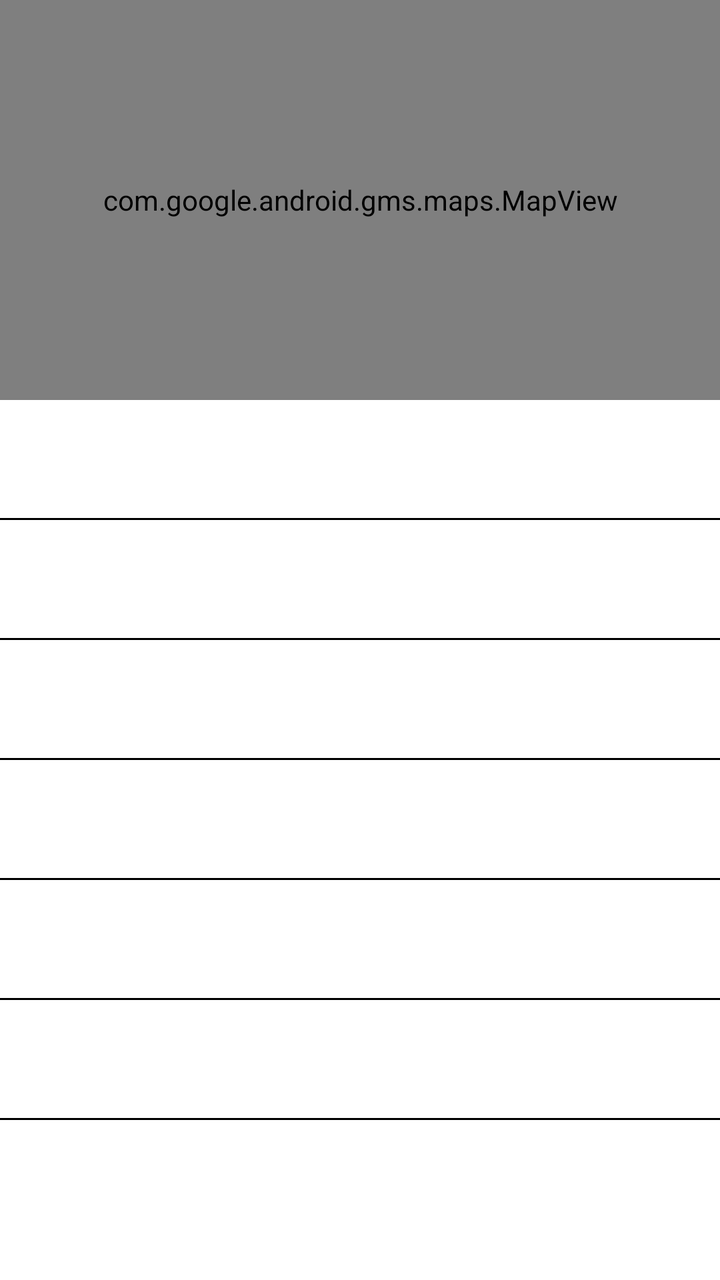
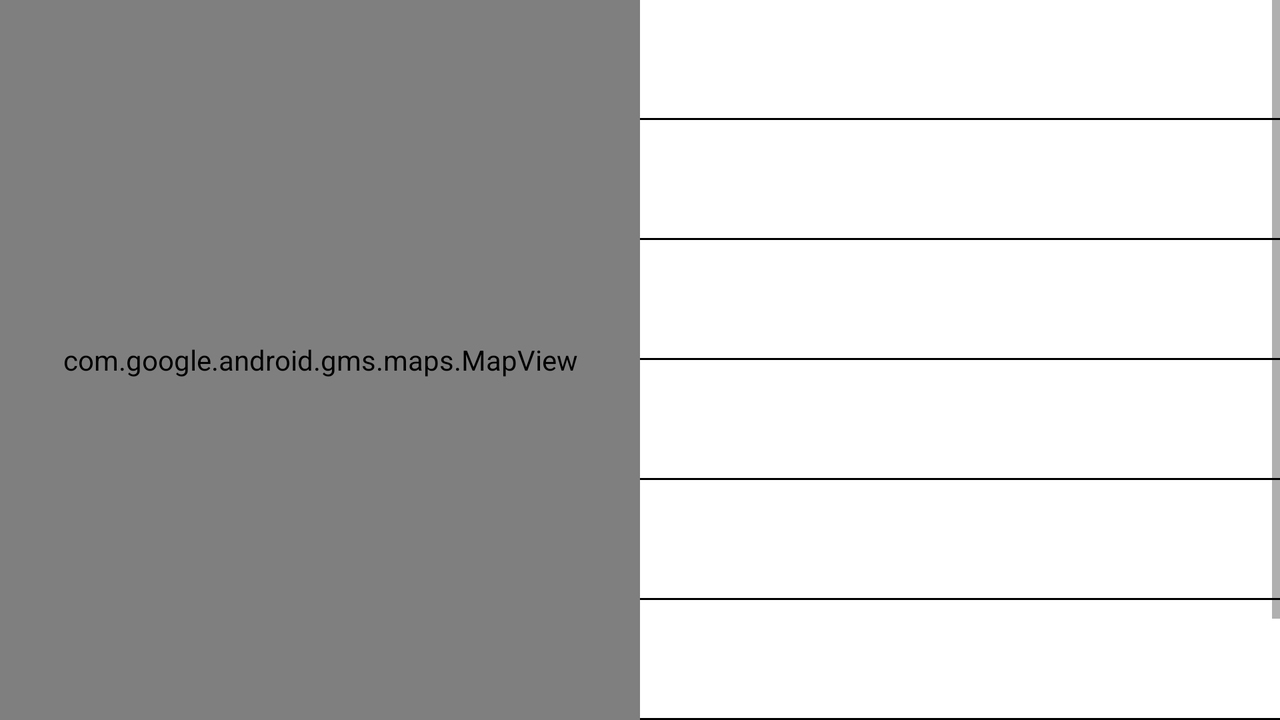

An Android layout and its configuration variant, each rendered on a device that would load it. The default file and the variant file are quoted in full after the pictures.
<!-- AndroidManifest.xml: application theme AppThemeLight -->
<!-- res/layout/fragment_park_details.xml -->
<?xml version="1.0" encoding="utf-8"?>
<RelativeLayout
    xmlns:android="http://schemas.android.com/apk/res/android"
    android:id="@+id/constraint"
    android:layout_width="match_parent"
    android:layout_height="match_parent"
    >

    <com.google.android.gms.maps.MapView
        android:id="@+id/map_view_park_details"
        android:layout_width="match_parent"
        android:layout_height="200dp" />

    <ScrollView
        xmlns:android="http://schemas.android.com/apk/res/android"
        xmlns:tools="http://schemas.android.com/tools"
        android:id="@+id/scroll"
        android:layout_width="match_parent"
        android:layout_height="wrap_content"
        tools:context=".ui.fragments.ParkDetailsFragment"
        android:layout_below="@+id/map_view_park_details">

        <LinearLayout
            android:layout_width="match_parent"
            android:layout_height="match_parent"
            android:orientation="vertical">

            <LinearLayout
                android:layout_width="match_parent"
                android:layout_height="wrap_content"
                android:layout_weight="1"
                android:orientation="horizontal"
                android:weightSum="2">

                <TextView
                    android:id="@+id/pName"
                    android:layout_width="match_parent"
                    android:layout_height="wrap_content"
                    android:layout_weight="1"
                    android:gravity="start"
                    android:padding="16dp"
                    android:textColor="?attr/textColor"
                    android:textSize="20sp"
                    android:textStyle="bold" />

                <TextView
                    android:id="@+id/park_name"
                    android:layout_width="match_parent"
                    android:layout_height="wrap_content"
                    android:layout_weight="1"
                    android:gravity="end"
                    android:padding="16dp"
                    android:textColor="?attr/textColor"
                    android:textSize="20sp" />
            </LinearLayout>

            <TableRow
                android:id="@+id/line"
                android:layout_width="match_parent"
                android:layout_height="1dp"
                android:background="?attr/textColor"
                android:padding="16dp" />

            <LinearLayout
                android:layout_width="match_parent"
                android:layout_height="wrap_content"
                android:layout_weight="1"
                android:orientation="horizontal"
                android:weightSum="2">

                <TextView
                    android:id="@+id/pCoordinates"
                    android:layout_width="match_parent"
                    android:layout_height="wrap_content"
                    android:layout_weight="1"
                    android:gravity="start"
                    android:padding="16dp"
                    android:textColor="?attr/textColor"
                    android:textSize="20sp"
                    android:textStyle="bold" />

                <TextView
                    android:id="@+id/coordinates"
                    android:layout_width="match_parent"
                    android:layout_height="wrap_content"
                    android:layout_weight="1"
                    android:gravity="end"
                    android:padding="16dp"
                    android:textColor="?attr/textColor"
                    android:textSize="20sp" />
            </LinearLayout>

            <TableRow
                android:id="@+id/linex"
                android:layout_width="match_parent"
                android:layout_height="1dp"
                android:background="?attr/textColor"
                android:padding="16dp" />

            <LinearLayout
                android:layout_width="match_parent"
                android:layout_height="wrap_content"
                android:layout_weight="1"
                android:orientation="horizontal"
                android:weightSum="2">

                <TextView
                    android:id="@+id/pDistance"
                    android:layout_width="match_parent"
                    android:layout_height="wrap_content"
                    android:layout_weight="1"
                    android:gravity="start"
                    android:padding="16dp"
                    android:textColor="?attr/textColor"
                    android:textSize="20sp"
                    android:textStyle="bold" />

                <TextView
                    android:id="@+id/distance"
                    android:layout_width="match_parent"
                    android:layout_height="wrap_content"
                    android:layout_weight="1"
                    android:gravity="end"
                    android:padding="16dp"
                    android:textColor="?attr/textColor"
                    android:textSize="20sp" />
            </LinearLayout>

            <TableRow
                android:id="@+id/line2"
                android:layout_width="match_parent"
                android:layout_height="1dp"
                android:background="?attr/textColor"
                android:padding="16dp" />

            <LinearLayout
                android:layout_width="match_parent"
                android:layout_height="wrap_content"
                android:layout_weight="1"
                android:orientation="horizontal"
                android:weightSum="2">

                <TextView
                    android:id="@+id/pOccupation"
                    android:layout_width="match_parent"
                    android:layout_height="wrap_content"
                    android:layout_weight="1"
                    android:gravity="start"
                    android:padding="16dp"
                    android:textColor="?attr/textColor"
                    android:textSize="20sp"
                    android:textStyle="bold" />

                <TextView
                    android:id="@+id/occupation"
                    android:layout_width="match_parent"
                    android:layout_height="wrap_content"
                    android:layout_weight="1"
                    android:gravity="end"
                    android:padding="16dp"
                    android:textColor="?attr/textColor"
                    android:textSize="20sp" />
            </LinearLayout>

            <TableRow
                android:id="@+id/line3"
                android:layout_width="match_parent"
                android:layout_height="1dp"
                android:background="?attr/textColor"
                android:padding="16dp" />

            <LinearLayout
                android:layout_width="match_parent"
                android:layout_height="wrap_content"
                android:layout_weight="1"
                android:orientation="horizontal"
                android:weightSum="2">

                <TextView
                    android:id="@+id/pType"
                    android:layout_width="match_parent"
                    android:layout_height="wrap_content"
                    android:layout_weight="1"
                    android:gravity="start"
                    android:padding="16dp"
                    android:textColor="?attr/textColor"
                    android:textSize="20sp"
                    android:textStyle="bold" />

                <TextView
                    android:id="@+id/type"
                    android:layout_width="match_parent"
                    android:layout_height="wrap_content"
                    android:layout_weight="1"
                    android:gravity="end"
                    android:padding="16dp"
                    android:textColor="?attr/textColor"
                    android:textSize="20sp" />
            </LinearLayout>

            <TableRow
                android:id="@+id/line4"
                android:layout_width="match_parent"
                android:layout_height="1dp"
                android:background="?attr/textColor"
                android:padding="16dp" />


            <LinearLayout
                android:layout_width="match_parent"
                android:layout_height="wrap_content"
                android:layout_weight="1"
                android:orientation="horizontal"
                android:weightSum="2">

                <TextView
                    android:id="@+id/pCapacity"
                    android:layout_width="match_parent"
                    android:layout_height="wrap_content"
                    android:layout_weight="1"
                    android:gravity="start"
                    android:padding="16dp"
                    android:textColor="?attr/textColor"
                    android:textSize="20sp"
                    android:textStyle="bold" />

                <TextView
                    android:id="@+id/capacity"
                    android:layout_width="match_parent"
                    android:layout_height="wrap_content"
                    android:layout_weight="1"
                    android:gravity="end"
                    android:padding="16dp"
                    android:textColor="?attr/textColor"
                    android:textSize="20sp" />
            </LinearLayout>


            <TableRow
                android:id="@+id/line5"
                android:layout_width="match_parent"
                android:layout_height="1dp"
                android:background="?attr/textColor"
                android:padding="16dp" />

            <LinearLayout
                android:layout_width="match_parent"
                android:layout_height="wrap_content"
                android:layout_weight="1"
                android:orientation="horizontal"
                android:weightSum="2">

                <TextView
                    android:id="@+id/pLastUpdate"
                    android:layout_width="match_parent"
                    android:layout_height="wrap_content"
                    android:layout_weight="1"
                    android:gravity="start"
                    android:padding="16dp"
                    android:textColor="?attr/textColor"
                    android:textSize="20sp"
                    android:textStyle="bold" />

                <TextView
                    android:id="@+id/lastUpdate"
                    android:layout_width="match_parent"
                    android:layout_height="wrap_content"
                    android:layout_weight="1"
                    android:gravity="end"
                    android:padding="16dp"
                    android:textColor="?attr/textColor"
                    android:textSize="20sp" />
            </LinearLayout>
        </LinearLayout>
    </ScrollView>
</RelativeLayout>
<!-- resources referenced by this layout -->
<resources>
  <style name="AppThemeLight" parent="Theme.MaterialComponents.Light.NoActionBar">
          
          <item name="colorPrimary">@color/colorPrimary</item>
          <item name="colorPrimaryDark">@color/colorPrimaryDark</item>
          <item name="colorAccent">@color/colorAccent</item>
          <item name="backgroundColor">@color/white</item>
          <item name="textColor">@color/black</item>
          <item name="fabColor">@color/colorPrimary</item>
          <item name="cardColor">@color/light_grey</item>
          <item name="emelColor">@color/transparent</item>
          <item name="iconColor">@color/black</item>
          <item name="formColor">@color/colorPrimary</item>
          <item name="placeholderTextColor">@color/placeholder_grey</item>
          <item name="titleTextColor">@color/colorPrimary</item>
          <item name="drawerColor">@color/colorPrimary</item>
          <item name="backgroundDialogColor">@color/white</item>
      </style>
  <color name="colorPrimary">#30567f</color>
  <color name="colorPrimaryDark">#30567f</color>
  <color name="colorAccent">#30567f</color>
  <color name="white">#FFFFFF</color>
  <color name="black">#000000</color>
  <color name="light_grey">#F8F8F8</color>
  <color name="transparent">#00FFFFFF</color>
  <color name="placeholder_grey">#818181</color>
</resources>
<!-- res/layout-land/fragment_park_details.xml (the author's variant of the layout above) -->
<!-- drawn on the phone turned sideways -->
<?xml version="1.0" encoding="utf-8"?>
<RelativeLayout xmlns:android="http://schemas.android.com/apk/res/android"
    xmlns:app="http://schemas.android.com/apk/res-auto"
    android:layout_width="match_parent"
    android:layout_height="match_parent">

    <LinearLayout
        android:layout_width="match_parent"
        android:layout_height="match_parent"
        android:weightSum="2"
        android:orientation="horizontal">

        <com.google.android.gms.maps.MapView
            android:id="@+id/map_view_park_details"
            android:layout_width="match_parent"
            android:layout_height="match_parent"
            android:layout_weight="1"/>

        <ScrollView
            xmlns:android="http://schemas.android.com/apk/res/android"
            xmlns:tools="http://schemas.android.com/tools"
            android:id="@+id/scroll"
            android:layout_width="match_parent"
            android:layout_height="match_parent"
            tools:context=".ui.fragments.ParkDetailsFragment"
            android:layout_weight="1">

            <LinearLayout
                android:layout_width="match_parent"
                android:layout_height="match_parent"
                android:orientation="vertical">

                <LinearLayout
                    android:layout_width="match_parent"
                    android:layout_height="wrap_content"
                    android:layout_weight="1"
                    android:orientation="horizontal"
                    android:weightSum="2">

                    <TextView
                        android:id="@+id/pName"
                        android:layout_width="match_parent"
                        android:layout_height="wrap_content"
                        android:layout_weight="1"
                        android:gravity="start"
                        android:padding="16dp"
                        android:textColor="?attr/textColor"
                        android:textSize="20sp"
                        android:textStyle="bold" />

                    <TextView
                        android:id="@+id/park_name"
                        android:layout_width="match_parent"
                        android:layout_height="wrap_content"
                        android:layout_weight="1"
                        android:gravity="end"
                        android:padding="16dp"
                        android:textColor="?attr/textColor"
                        android:textSize="20sp" />
                </LinearLayout>

                <TableRow
                    android:id="@+id/line"
                    android:layout_width="match_parent"
                    android:layout_height="1dp"
                    android:background="?attr/textColor"
                    android:padding="16dp" />

                <LinearLayout
                    android:layout_width="match_parent"
                    android:layout_height="wrap_content"
                    android:layout_weight="1"
                    android:orientation="horizontal"
                    android:weightSum="2">

                    <TextView
                        android:id="@+id/pCoordinates"
                        android:layout_width="match_parent"
                        android:layout_height="wrap_content"
                        android:layout_weight="1"
                        android:gravity="start"
                        android:padding="16dp"
                        android:textColor="?attr/textColor"
                        android:textSize="20sp"
                        android:textStyle="bold" />

                    <TextView
                        android:id="@+id/coordinates"
                        android:layout_width="match_parent"
                        android:layout_height="wrap_content"
                        android:layout_weight="1"
                        android:gravity="end"
                        android:padding="16dp"
                        android:textColor="?attr/textColor"
                        android:textSize="20sp" />
                </LinearLayout>

                <TableRow
                    android:id="@+id/linex"
                    android:layout_width="match_parent"
                    android:layout_height="1dp"
                    android:background="?attr/textColor"
                    android:padding="16dp" />

                <LinearLayout
                    android:layout_width="match_parent"
                    android:layout_height="wrap_content"
                    android:layout_weight="1"
                    android:orientation="horizontal"
                    android:weightSum="2">

                    <TextView
                        android:id="@+id/pDistance"
                        android:layout_width="match_parent"
                        android:layout_height="wrap_content"
                        android:layout_weight="1"
                        android:gravity="start"
                        android:padding="16dp"
                        android:textColor="?attr/textColor"
                        android:textSize="20sp"
                        android:textStyle="bold" />

                    <TextView
                        android:id="@+id/distance"
                        android:layout_width="match_parent"
                        android:layout_height="wrap_content"
                        android:layout_weight="1"
                        android:gravity="end"
                        android:padding="16dp"
                        android:textColor="?attr/textColor"
                        android:textSize="20sp" />
                </LinearLayout>

                <TableRow
                    android:id="@+id/line2"
                    android:layout_width="match_parent"
                    android:layout_height="1dp"
                    android:background="?attr/textColor"
                    android:padding="16dp" />

                <LinearLayout
                    android:layout_width="match_parent"
                    android:layout_height="wrap_content"
                    android:layout_weight="1"
                    android:orientation="horizontal"
                    android:weightSum="2">

                    <TextView
                        android:id="@+id/pOccupation"
                        android:layout_width="match_parent"
                        android:layout_height="wrap_content"
                        android:layout_weight="1"
                        android:gravity="start"
                        android:padding="16dp"
                        android:textColor="?attr/textColor"
                        android:textSize="20sp"
                        android:textStyle="bold" />

                    <TextView
                        android:id="@+id/occupation"
                        android:layout_width="match_parent"
                        android:layout_height="wrap_content"
                        android:layout_weight="1"
                        android:gravity="end"
                        android:padding="16dp"
                        android:textColor="?attr/textColor"
                        android:textSize="20sp" />
                </LinearLayout>

                <TableRow
                    android:id="@+id/line3"
                    android:layout_width="match_parent"
                    android:layout_height="1dp"
                    android:background="?attr/textColor"
                    android:padding="16dp" />

                <LinearLayout
                    android:layout_width="match_parent"
                    android:layout_height="wrap_content"
                    android:layout_weight="1"
                    android:orientation="horizontal"
                    android:weightSum="2">

                    <TextView
                        android:id="@+id/pType"
                        android:layout_width="match_parent"
                        android:layout_height="wrap_content"
                        android:layout_weight="1"
                        android:gravity="start"
                        android:padding="16dp"
                        android:textColor="?attr/textColor"
                        android:textSize="20sp"
                        android:textStyle="bold" />

                    <TextView
                        android:id="@+id/type"
                        android:layout_width="match_parent"
                        android:layout_height="wrap_content"
                        android:layout_weight="1"
                        android:gravity="end"
                        android:padding="16dp"
                        android:textColor="?attr/textColor"
                        android:textSize="20sp" />
                </LinearLayout>

                <TableRow
                    android:id="@+id/line4"
                    android:layout_width="match_parent"
                    android:layout_height="1dp"
                    android:background="?attr/textColor"
                    android:padding="16dp" />


                <LinearLayout
                    android:layout_width="match_parent"
                    android:layout_height="wrap_content"
                    android:layout_weight="1"
                    android:orientation="horizontal"
                    android:weightSum="2">

                    <TextView
                        android:id="@+id/pCapacity"
                        android:layout_width="match_parent"
                        android:layout_height="wrap_content"
                        android:layout_weight="1"
                        android:gravity="start"
                        android:padding="16dp"
                        android:textColor="?attr/textColor"
                        android:textSize="20sp"
                        android:textStyle="bold" />

                    <TextView
                        android:id="@+id/capacity"
                        android:layout_width="match_parent"
                        android:layout_height="wrap_content"
                        android:layout_weight="1"
                        android:gravity="end"
                        android:padding="16dp"
                        android:textColor="?attr/textColor"
                        android:textSize="20sp" />
                </LinearLayout>


                <TableRow
                    android:id="@+id/line5"
                    android:layout_width="match_parent"
                    android:layout_height="1dp"
                    android:background="?attr/textColor"
                    android:padding="16dp" />

                <LinearLayout
                    android:layout_width="match_parent"
                    android:layout_height="wrap_content"
                    android:layout_weight="1"
                    android:orientation="horizontal"
                    android:weightSum="2">

                    <TextView
                        android:id="@+id/pLastUpdate"
                        android:layout_width="match_parent"
                        android:layout_height="wrap_content"
                        android:layout_weight="1"
                        android:gravity="start"
                        android:padding="16dp"
                        android:textColor="?attr/textColor"
                        android:textSize="20sp"
                        android:textStyle="bold" />

                    <TextView
                        android:id="@+id/lastUpdate"
                        android:layout_width="match_parent"
                        android:layout_height="wrap_content"
                        android:layout_weight="1"
                        android:gravity="end"
                        android:padding="16dp"
                        android:textColor="?attr/textColor"
                        android:textSize="20sp" />
                </LinearLayout>
            </LinearLayout>
        </ScrollView>
    </LinearLayout>


</RelativeLayout>
